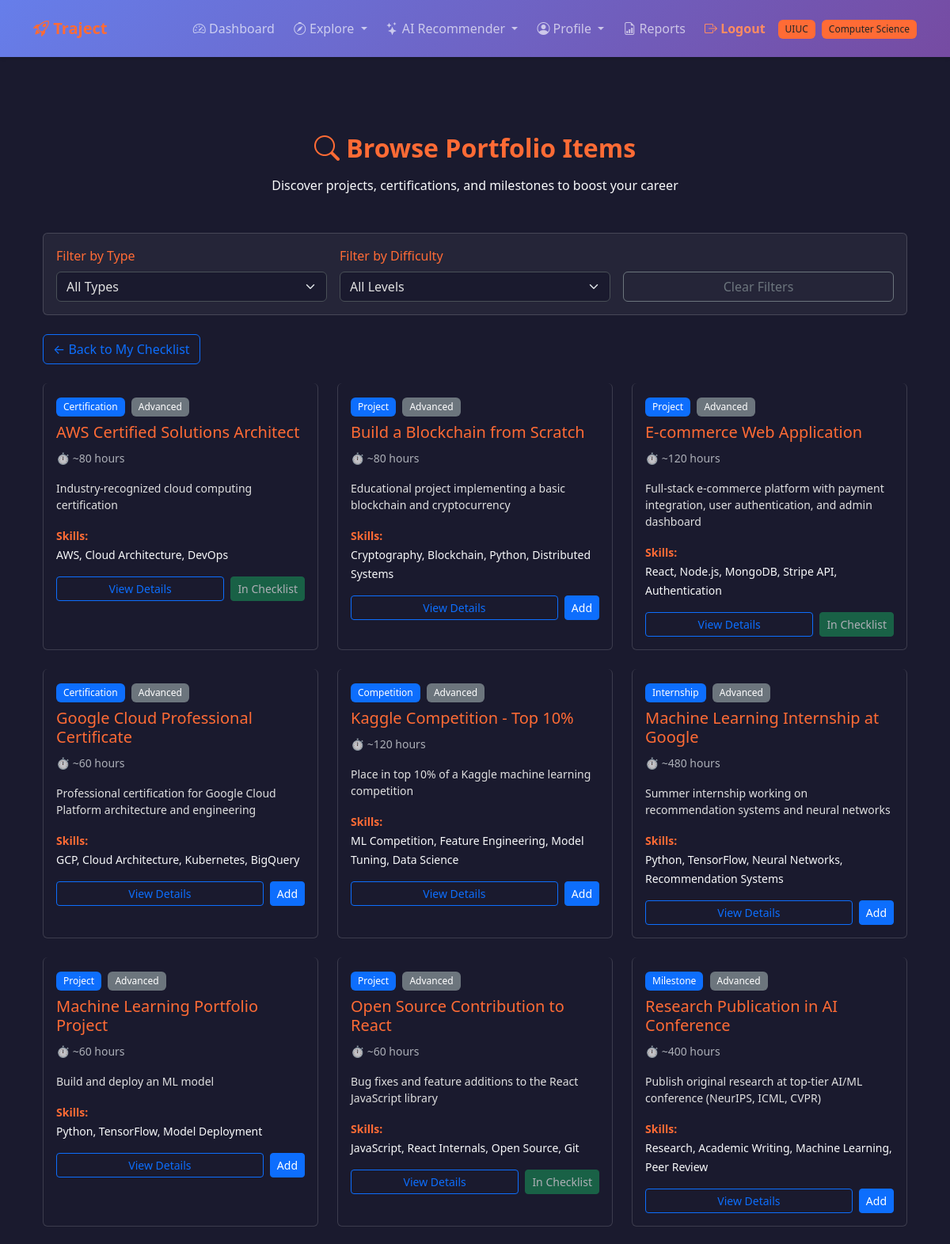
The app's page /accounts/portfolio/browse/ (signed in, upper part) with its own data.
### accounts/models.py (models this page shows, shortened)
class UserProfile(models.Model):
    ACADEMIC_YEARS = [
        ('FR', 'Freshman'),
        ('SO', 'Sophomore'),
        ('JR', 'Junior'),
        ('SR', 'Senior'),
        ('GR', 'Graduate'),
    ]
    user = models.OneToOneField(
        User, on_delete=models.CASCADE, related_name='profile'
    )
    college = models.ForeignKey(
        "colleges.College",
        on_delete=models.SET_NULL,
        null=True, blank=True,
        related_name='students'
    )
    major = models.ForeignKey(
        "colleges.Major",
        on_delete=models.SET_NULL,
        null=True, blank=True,
        related_name='major_students'
    )
    minors = models.ManyToManyField(
        "colleges.Major",
        blank=True,
        related_name='minor_students',
        help_text="Optional secondary areas of study."
    )
    gpa = models.DecimalField(
        max_digits=4,
        decimal_places=2,
        validators=[MinValueValidator(0.0), MaxValueValidator(4.0)],
        null=True, blank=True,
        help_text="GPA on a 4.0 scale."
    )
    academic_year = models.CharField(
        max_length=2,
        choices=ACADEMIC_YEARS,
        default='FR'
    )
    personal_interests = models.TextField(blank=True)
    career_goals = models.TextField(blank=True)
    clubs_interest = models.TextField(blank=True)
    clubs_user_is_a_part_of = models.TextField(blank=True)
    skills = models.TextField(blank=True)
    work_experience = models.TextField(blank=True)
    preferred_industries = models.TextField(blank=True)
    preferred_locations = models.TextField(blank=True)
    preferred_positions = models.TextField(blank=True)
    preferred_company = models.TextField(blank=True)
    created_at = models.DateTimeField(auto_now_add=True)
    class Meta:
        ordering = ['user__username']
        verbose_name = "User Profile"
        verbose_name_plural = "User Profiles"

class PortfolioItem(models.Model):
    ITEM_TYPES = [
        ('PROJECT', 'Project'),
        ('CERT', 'Certification'),
        ('MILESTONE', 'Milestone'),
        ('INTERNSHIP', 'Internship'),
        ('COMPETITION', 'Competition'),
    ]
    title = models.CharField(max_length=200)
    item_type = models.CharField(max_length=20, choices=ITEM_TYPES, default='PROJECT')
    description = models.TextField(blank=True)
    related_careers = models.ManyToManyField(
        'careers.Career',
        blank=True,
        related_name='portfolio_items'
    )
    skills_gained = models.TextField(
        blank=True,
        help_text="Comma-separated list of skills"
    )
    estimated_hours = models.PositiveIntegerField(
        null=True, blank=True,
        help_text="Estimated hours to complete"
    )
    difficulty_level = models.CharField(
        max_length=20,
        choices=[
            ('BEGINNER', 'Beginner'),
            ('INTERMEDIATE', 'Intermediate'),
            ('ADVANCED', 'Advanced'),
        ],
        default='BEGINNER'
    )
    resource_url = models.URLField(blank=True, null=True)
    created_at = models.DateTimeField(auto_now_add=True)
    class Meta:
        ordering = ['difficulty_level', 'title']
        verbose_name = "Portfolio Item"
        verbose_name_plural = "Portfolio Items"

### colleges/models.py (models this page shows, shortened)
class College(models.Model):
    college_name = models.CharField(max_length=300)  # Full college name
    city = models.CharField(max_length=100)
    state = models.CharField(max_length=100)
    abbreviation = models.CharField(max_length=50, unique=True)  # e.g. UIUC
    logo_url = models.URLField(blank=True, null=True)
    class Meta:
        ordering = ["college_name"]

class Major(models.Model):
    college = models.ForeignKey(
        College, on_delete=models.CASCADE, related_name="majors"
    )
    name = models.CharField(max_length=120)
    code = models.CharField(max_length=20, blank=True)  # e.g., CS, ECE, etc.
    class Meta:
        unique_together = ("college", "name")  # Prevent duplicates within same college
        ordering = ["college__abbreviation", "name"]

### accounts/portfolio_views.py (the view)
# urls.py: path("portfolio/browse/", portfolio_views.browse_portfolio_items, name="browse_portfolio"),
@login_required
def browse_portfolio_items(request):
    profile = request.user.profile
    items = PortfolioItem.objects.all()
    item_type = request.GET.get('type')
    difficulty = request.GET.get('difficulty')
    if item_type:
        items = items.filter(item_type=item_type)
    if difficulty:
        items = items.filter(difficulty_level=difficulty)
    user_checklist_ids = UserChecklist.objects.filter(
        user_profile=profile
    ).values_list('portfolio_item_id', flat=True)
    items_with_status = []
    for item in items.order_by('difficulty_level', 'title'):
        items_with_status.append({
            'item': item,
            'in_checklist': item.id in user_checklist_ids
        })
    context = {
        'items': items_with_status,
        'item_types': PortfolioItem.ITEM_TYPES,
        'selected_type': item_type,
        'selected_difficulty': difficulty,
    }
    return render(request, 'accounts/browse_portfolio.html', context)

### templates/accounts/browse_portfolio.html (shortened to what this page needs)
{% extends "accounts/base.html" %}
{% load static %}
{% block content %}
<div class="container mt-5">
 <div class="text-center mb-5">
 <h2 class="fw-bold text-accent mb-3"><i class="bi bi-search"></i> Browse Portfolio Items</h2>
 <p class="text-light">Discover projects, certifications, and milestones to boost your career</p>
 </div>
 <div class="card mb-4" style="background: rgba(255, 255, 255, 0.05);">
 <div class="card-body">
 <form method="GET" class="row g-3">
 <div class="col-md-4">
 <label class="form-label text-accent">Filter by Type</label>
 <select name="type" class="form-select" onchange="this.form.submit()">
 <option value="">All Types</option>
 </select>
 </div>
 <div class="col-md-4">
 <label class="form-label text-accent">Filter by Difficulty</label>
 <select name="difficulty" class="form-select" onchange="this.form.submit()">
 <option value="">All Levels</option>
 </select>
 </div>
 <div class="col-md-4 d-flex align-items-end">
 <a href="{% url 'accounts:browse_portfolio' %}" class="btn btn-outline-secondary w-100">
 Clear Filters
 </a>
 </div>
 </form>
 </div>
 </div>
 <div class="mb-4">
 <a href="{% url 'accounts:portfolio_checklist' %}" class="btn btn-outline-primary">
 ← Back to My Checklist
 </a>
 </div>
 <div class="row g-4">
 {% for item_data in items %}
 {% with item=item_data.item in_checklist=item_data.in_checklist %}
 <div class="col-md-6 col-lg-4">
 <div class="card h-100 hover-card" style="border-top: 3px solid var(--tj-accent);">
 <div class="card-body">
 <div class="mb-2">
 <span class="badge bg-primary">{{ item.get_item_type_display }}</span>
 <span class="badge bg-secondary ms-1">{{ item.get_difficulty_level_display }}</span>
 </div>
 <h5 class="card-title text-accent mb-2">{{ item.title }}</h5>
 <div class="mb-3">
 <small class="text-muted">
 {% if item.estimated_hours %}
 ⏱ ~{{ item.estimated_hours }} hours
 {% endif %}
 </small>
 </div>
 <p class="small mb-3">{{ item.description|truncatewords:25 }}</p>
 {% if item.skills_gained %}
 <div class="mb-3">
 <small class="text-accent fw-bold">Skills:</small><br>
 <small class="text-light">{{ item.skills_gained|truncatewords:8 }}</small>
 </div>
 {% endif %}
 <div class="d-flex gap-2 mt-auto">
 <a href="{% url 'accounts:portfolio_item_detail' item.id %}"
 class="btn btn-sm btn-outline-primary flex-grow-1">
 View Details
 </a>
 {% if in_checklist %}
 <button class="btn btn-sm btn-success" disabled>
 In Checklist
 </button>
 {% else %}
 <a href="{% url 'accounts:add_to_checklist' item.id %}"
 class="btn btn-sm btn-primary">
 Add
 </a>
 {% endif %}
 </div>
 </div>
 </div>
 </div>
 {% endwith %}
 {% empty %}
 <div class="col-12">
 <div class="alert alert-info text-center">
 No portfolio items found matching your filters.
 </div>
 </div>
 {% endfor %}
 </div>
</div>
{% endblock %}

### templates/accounts/base.html (shortened to what this page needs)
{% load static %}
<!DOCTYPE html>
<html lang="en" data-bs-theme="dark">
 <head>
 <link
 href="https://cdn.jsdelivr.net/npm/bootstrap@5.3.3/dist/css/bootstrap.min.css"
 rel="stylesheet"
 >
 <link
 rel="stylesheet"
 href="https://cdn.jsdelivr.net/npm/bootstrap-icons@1.11.3/font/bootstrap-icons.min.css"
 >
 <link rel="stylesheet" href="{% static 'css/traject.css' %}">
 </head>
 <body class="traject-bg d-flex flex-column min-vh-100">
 <nav class="navbar navbar-expand-lg traject-navbar py-3">
 <div class="container">
 <a class="navbar-brand fw-bold text-accent" href="/">
 <i class="bi bi-rocket-takeoff"></i> Traject
 </a>
 <div class="collapse navbar-collapse" id="navbarNav">
 <ul class="navbar-nav ms-auto align-items-center gap-2">
 {% if user.is_authenticated %}
 <li class="nav-item">
 <a class="nav-link" href="{% url 'accounts:dashboard' %}">
 <i class="bi bi-speedometer2"></i> Dashboard
 </a>
 </li>
 <li class="nav-item dropdown">
 <a class="nav-link dropdown-toggle" href="#" role="button" data-bs-toggle="dropdown">
 <i class="bi bi-compass"></i> Explore
 </a>
 </li>
 <li class="nav-item dropdown">
 <a class="nav-link dropdown-toggle" href="#" role="button" data-bs-toggle="dropdown">
 <i class="bi bi-stars"></i> AI Recommender
 </a>
 </li>
 <li class="nav-item dropdown">
 <a class="nav-link dropdown-toggle" href="#" role="button" data-bs-toggle="dropdown">
 <i class="bi bi-person-circle"></i> Profile
 </a>
 </li>
 <li class="nav-item">
 <a class="nav-link" href="{% url 'accounts:reports' %}">
 <i class="bi bi-file-earmark-bar-graph"></i> Reports
 </a>
 </li>
 <li class="nav-item">
 <a class="nav-link fw-semibold text-accent-dark" href="{% url 'accounts:logout' %}">
 <i class="bi bi-box-arrow-right"></i> Logout
 </a>
 </li>
 {% if user.profile.college %}
 <li class="nav-item">
 <span class="badge bg-accent text-dark" data-bs-toggle="tooltip" title="Your College">
 {{ user.profile.college.abbreviation }}
 </span>
 </li>
 {% endif %}
 {% if user.profile.major %}
 <li class="nav-item">
 <span class="badge bg-accent text-dark" data-bs-toggle="tooltip" title="Your Major">
 {{ user.profile.major.name }}
 </span>
 </li>
 {% endif %}
 {% else %}
 <li class="nav-item"><a class="nav-link" href="{% url 'accounts:login' %}">Login</a></li>
 <li class="nav-item">
 <a class="btn btn-accent btn-sm" href="{% url 'accounts:signup' %}">Sign Up</a>
 </li>
 {% endif %}
 </ul>
 </div>
 </div>
 </nav>
 <main class="flex-grow-1 py-5">
 <div class="container">
 {% block content %}{% endblock %}
 </div>
 </main>
 </body>
</html>

### static/css/traject.css (style rules this page uses)
:root { --traject-primary: #667eea; --traject-secondary: #764ba2; --traject-accent: #FF6B35; --traject-dark: #1a1a2e; --traject-light: #f8f9fa; }
[data-bs-theme="dark"] { --bs-body-bg: #1a1a2e; --bs-body-color: #e0e0e0; }
.traject-bg { background-color: var(--traject-dark); }
.traject-navbar { background: linear-gradient(135deg, var(--traject-primary) 0%, var(--traject-secondary) 100%); box-shadow: 0 2px 4px rgba(0,0,0,.1); }
.text-accent { color: var(--traject-accent) !important; }
.text-accent-dark { color: #ff8c61 !important; }
.bg-accent { background-color: var(--traject-accent) !important; }
.card { transition: transform 0.3s ease, box-shadow 0.3s ease; }
.badge { padding: 0.5em 0.75em; font-weight: 500; }
html { scroll-behavior: smooth; }
.btn { transition: all 0.3s ease; }

### records on screen
PortfolioItem: item.item_type "Certification", item.difficulty_level "Advanced", item "AWS Certified Solutions Architect", item.estimated_hours "80", item.description "Industry-recognized cloud computing certification", item.skills_gained "AWS, Cloud Architecture, DevOps", shows "In Checklist"
PortfolioItem: item.item_type "Project", item.difficulty_level "Advanced", item "Build a Blockchain from Scratch", item.estimated_hours "80", item.description "Educational project implementing a basic blockchain and cryptocurrency", item.skills_gained "Cryptography, Blockchain, Python, Distributed Systems", shows "Add"
PortfolioItem: item.item_type "Project", item.difficulty_level "Advanced", item "E-commerce Web Application", item.estimated_hours "120", item.description "Full-stack e-commerce platform with payment integration, user authentication, and admin dashboard", item.skills_gained "React, Node.js, MongoDB, Stripe API, Authentication", shows "In Checklist"
PortfolioItem: item.item_type "Certification", item.difficulty_level "Advanced", item "Google Cloud Professional Certificate", item.estimated_hours "60", item.description "Professional certification for Google Cloud Platform architecture and engineering", item.skills_gained "GCP, Cloud Architecture, Kubernetes, BigQuery", shows "Add"
PortfolioItem: item.item_type "Competition", item.difficulty_level "Advanced", item "Kaggle Competition - Top 10%", item.estimated_hours "120", item.description "Place in top 10% of a Kaggle machine learning competition", item.skills_gained "ML Competition, Feature Engineering, Model Tuning, Data Science", shows "Add"
PortfolioItem: item.item_type "Internship", item.difficulty_level "Advanced", item "Machine Learning Internship at Google", item.estimated_hours "480", item.description "Summer internship working on recommendation systems and neural networks", item.skills_gained "Python, TensorFlow, Neural Networks, Recommendation Systems", shows "Add"
PortfolioItem: item.item_type "Project", item.difficulty_level "Advanced", item "Machine Learning Portfolio Project", item.estimated_hours "60", item.description "Build and deploy an ML model", item.skills_gained "Python, TensorFlow, Model Deployment", shows "Add"
PortfolioItem: item.item_type "Project", item.difficulty_level "Advanced", item "Open Source Contribution to React", item.estimated_hours "60", item.description "Bug fixes and feature additions to the React JavaScript library", item.skills_gained "JavaScript, React Internals, Open Source, Git", shows "In Checklist"
PortfolioItem: item.item_type "Milestone", item.difficulty_level "Advanced", item "Research Publication in AI Conference", item.estimated_hours "400", item.description "Publish original research at top-tier AI/ML conference (NeurIPS, ICML, CVPR)", item.skills_gained "Research, Academic Writing, Machine Learning, Peer Review", shows "Add"

### other values on screen
{{ user.profile.college.abbreviation }} "UIUC"
{{ user.profile.major.name }} "Computer Science"
